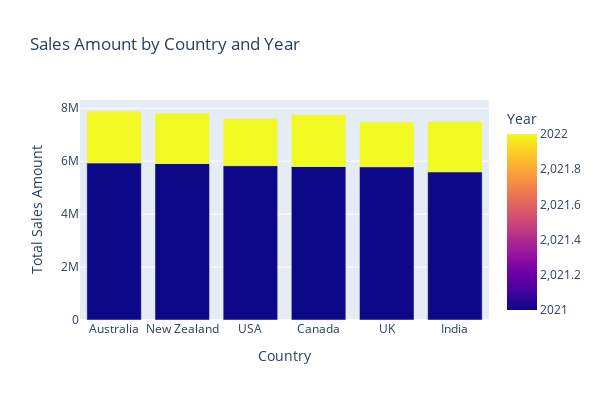

Source (notebook cell):
### Code cell
fig = px.bar(sales_country,
             x='Country',
             y='Sales_Amount',
             color='Year',
             barmode='group',
             title='Sales Amount by Country and Year')

fig.update_layout(xaxis_title='Country',
                  yaxis_title='Total Sales Amount',
                  width=600,
                  height=400
                  
                 )
fig.show()

### Figure 1 — Plotly figure (JSON) as saved in the notebook; plotly's stock layout.template omitted (floating-point values rounded to 4 significant figures)
{"data": [{"alignmentgroup": "True", "hovertemplate": "Country=%{x}<br>Sales_Amount=%{y}<br>Year=%{marker.color}<extra></extra>", "legendgroup": "", "marker": {"color": [2021, 2021, 2021, 2021, 2021, 2021, 2022, 2022, 2022, 2022, 2022, 2022], "coloraxis": "coloraxis", "pattern": {"shape": ""}}, "name": "", "offsetgroup": "", "orientation": "v", "showlegend": false, "textposition": "auto", "type": "bar", "x": ["Australia", "New Zealand", "USA", "Canada", "UK", "India", "Canada", "Australia", "India", "New Zealand", "USA", "UK"], "xaxis": "x", "y": [5936000.0, 5911000.0, 5832000.0, 5798000.0, 5791000.0, 5600000.0, 1964000.0, 1959000.0, 1907000.0, 1905000.0, 1787000.0, 1697000.0], "yaxis": "y"}], "layout": {"barmode": "group", "coloraxis": {"colorbar": {"title": {"text": "Year"}}, "colorscale": [[0, "#0d0887"], [0.1111, "#46039f"], [0.2222, "#7201a8"], [0.3333, "#9c179e"], [0.4444, "#bd3786"], [0.5556, "#d8576b"], [0.6667, "#ed7953"], [0.7778, "#fb9f3a"], [0.8889, "#fdca26"], [1, "#f0f921"]]}, "height": 400, "legend": {"tracegroupgap": 0}, "title": {"text": "Sales Amount by Country and Year"}, "width": 600, "xaxis": {"anchor": "y", "autorange": true, "domain": [0, 1], "range": [-0.5, 5.5], "title": {"text": "Country"}, "type": "category"}, "yaxis": {"anchor": "x", "autorange": true, "domain": [0, 1], "range": [0, 8311000.0], "title": {"text": "Total Sales Amount"}, "type": "linear"}}}
